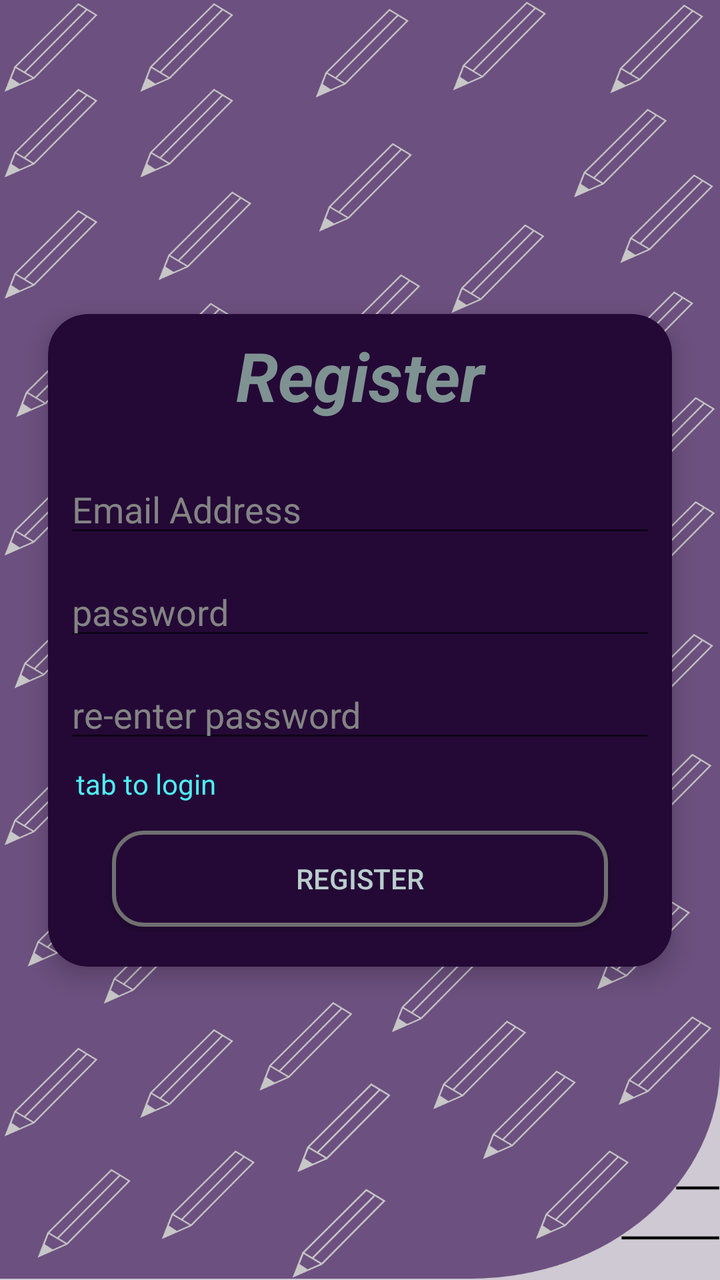
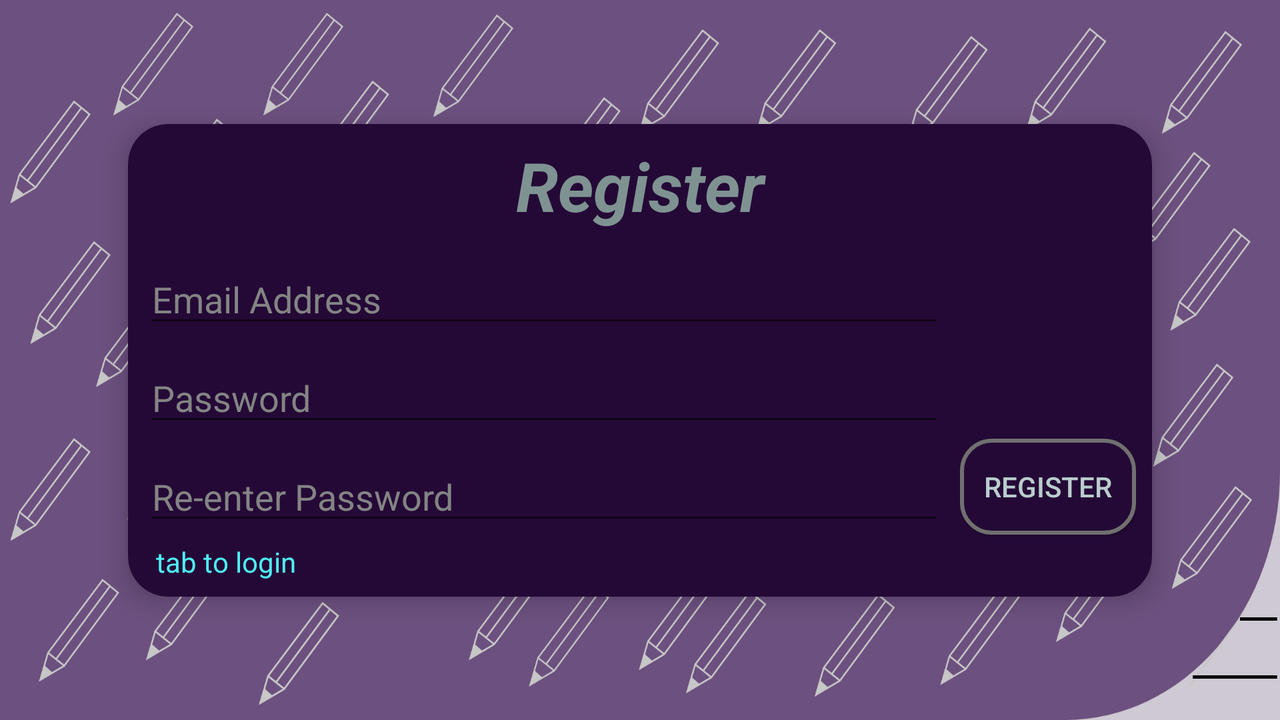

One screen, two layout resources from the same app: the default and the repository's alternative for another configuration. Each is rendered where Android would select it; the XML of both is given below.
<!-- AndroidManifest.xml: activity theme NoAppBarTheme -->
<!-- res/layout/activity_register.xml -->
<?xml version="1.0" encoding="utf-8"?>
<androidx.constraintlayout.widget.ConstraintLayout xmlns:android="http://schemas.android.com/apk/res/android"
    xmlns:app="http://schemas.android.com/apk/res-auto"
    xmlns:card_view="http://schemas.android.com/apk/res-auto"
    xmlns:tools="http://schemas.android.com/tools"
    android:layout_width="match_parent"
    android:layout_height="match_parent"
    android:background="@drawable/loginregister"
    tools:context=".RegisterActivity">

    <androidx.cardview.widget.CardView
        android:id="@+id/cardView"
        android:layout_width="match_parent"
        android:layout_height="wrap_content"
        android:layout_marginHorizontal="24dp"
        app:cardBackgroundColor="@color/colorPrimaryDark"
        app:layout_constraintBottom_toBottomOf="parent"
        app:layout_constraintEnd_toEndOf="parent"
        app:layout_constraintStart_toStartOf="parent"
        app:layout_constraintTop_toTopOf="parent"
        card_view:cardCornerRadius="20dp"
        card_view:cardElevation="7dp"
        card_view:contentPadding="8dp">

        <androidx.constraintlayout.widget.ConstraintLayout
            android:id="@+id/innerConstraintLayout"
            android:layout_width="match_parent"
            android:layout_height="wrap_content"
            android:background="@color/colorPrimaryDark">

            <TextView
                android:id="@+id/register_TextView"
                android:layout_width="0dp"
                android:layout_height="wrap_content"
                android:text="Register"
                android:textAlignment="center"
                android:textColor="#7F9292"
                android:textSize="34sp"
                android:textStyle="bold|italic"
                app:layout_constraintEnd_toEndOf="parent"
                app:layout_constraintStart_toStartOf="parent"
                app:layout_constraintTop_toTopOf="parent" />

            <EditText
                android:id="@+id/register_email_view"
                android:layout_width="0dp"
                android:layout_height="wrap_content"
                android:layout_marginTop="22dp"
                android:ems="10"
                android:textColor="#BACDCD"
                android:textColorHint="#838484"
                android:inputType="textEmailAddress"
                android:hint="Email Address"
                app:layout_constraintEnd_toEndOf="@+id/register_TextView"
                app:layout_constraintStart_toStartOf="@+id/register_TextView"
                app:layout_constraintTop_toBottomOf="@+id/register_TextView" />

            <EditText
                android:id="@+id/register_password_view"
                android:layout_width="0dp"
                android:layout_height="wrap_content"
                android:layout_marginTop="10dp"
                android:ems="10"
                android:textColor="#BACDCD"
                android:textColorHint="#838484"
                android:inputType="textPassword"
                android:hint="password"
                app:layout_constraintEnd_toEndOf="@+id/register_email_view"
                app:layout_constraintStart_toStartOf="@+id/register_email_view"
                app:layout_constraintTop_toBottomOf="@+id/register_email_view" />

            <EditText
                android:id="@+id/register_confirm_password_view"
                android:layout_width="0dp"
                android:layout_height="wrap_content"
                android:layout_marginTop="10dp"
                android:ems="10"
                android:textColor="#BACDCD"
                android:textColorHint="#838484"
                android:inputType="textPassword"
                android:hint="re-enter password"
                app:layout_constraintEnd_toEndOf="@+id/register_password_view"
                app:layout_constraintStart_toStartOf="@+id/register_password_view"
                app:layout_constraintTop_toBottomOf="@+id/register_password_view" />

            <TextView
                android:id="@+id/login_link"
                android:layout_width="wrap_content"
                android:layout_height="wrap_content"
                android:layout_marginStart="6dp"
                android:layout_marginTop="6dp"
                android:onClick="loginLinkClicked"
                android:text="tab to login"
                android:textColor="#4EEFF2"
                app:layout_constraintStart_toStartOf="parent"
                app:layout_constraintTop_toBottomOf="@+id/register_confirm_password_view" />

            <Button
                android:id="@+id/register_button"
                android:layout_width="0dp"
                android:layout_height="wrap_content"
                android:layout_marginHorizontal="24dp"
                android:layout_marginTop="14dp"
                android:background="@drawable/authentication_button_design"
                android:text="Register"
                android:onClick="RegisterButtonClicked"
                android:textColor="#BACDCD"
                app:layout_constraintBottom_toBottomOf="parent"
                app:layout_constraintEnd_toEndOf="parent"
                app:layout_constraintStart_toStartOf="parent"
                android:layout_marginBottom="12dp"
                app:layout_constraintTop_toBottomOf="@+id/login_link" />

            <ProgressBar
                android:id="@+id/progressBar"
                style="?android:attr/progressBarStyle"
                android:layout_width="wrap_content"
                android:layout_height="wrap_content"
                android:layout_marginTop="8dp"
                app:layout_constraintBottom_toBottomOf="parent"
                app:layout_constraintEnd_toEndOf="@+id/register_button"
                app:layout_constraintStart_toStartOf="@+id/register_button"
                app:layout_constraintTop_toBottomOf="@+id/login_link"
                android:visibility="gone"/>

        </androidx.constraintlayout.widget.ConstraintLayout>

    </androidx.cardview.widget.CardView>


</androidx.constraintlayout.widget.ConstraintLayout>
<!-- resources referenced by this layout -->
<resources>
  <color name="colorPrimaryDark">#240936</color>
  <!-- drawable authentication_button_design (drawable) -->
  <?xml version="1.0" encoding="utf-8"?>
  <shape xmlns:android="http://schemas.android.com/apk/res/android">
  
      <solid
          android:color="@color/colorPrimaryDark"/>
  
      <corners
          android:radius="15dp"/>
  
      <stroke
          android:width="2dp"
          android:color="#707070"
          />
  
  </shape>
  <!-- drawable loginregister: png bitmap (drawable-hdpi, 178250 bytes) -->
  <style name="NoAppBarTheme" parent="Theme.AppCompat.Light.NoActionBar">
          
          <item name="colorPrimary">@color/colorPrimary</item>
          <item name="colorPrimaryDark">@color/colorPrimaryDark</item>
          <item name="colorAccent">@color/colorAccent</item>
      </style>
  <color name="colorPrimary">#4B355A</color>
  <color name="colorAccent">#DFD8E3</color>
</resources>
<!-- res/layout-land/activity_register.xml (the repository's variant of the layout above) -->
<!-- drawn on the phone turned sideways -->
<?xml version="1.0" encoding="utf-8"?>
<androidx.constraintlayout.widget.ConstraintLayout xmlns:android="http://schemas.android.com/apk/res/android"
    xmlns:app="http://schemas.android.com/apk/res-auto"
    xmlns:card_view="http://schemas.android.com/apk/res-auto"
    xmlns:tools="http://schemas.android.com/tools"
    android:layout_width="match_parent"
    android:layout_height="match_parent"
    android:background="@drawable/loginregisterland"
    tools:context=".RegisterActivity">

    <androidx.cardview.widget.CardView
        android:id="@+id/cardView"
        android:layout_width="match_parent"
        android:layout_height="wrap_content"
        android:layout_marginHorizontal="64dp"
        android:layout_marginVertical="8dp"
        app:cardBackgroundColor="@color/colorPrimaryDark"
        app:layout_constraintBottom_toBottomOf="parent"
        app:layout_constraintEnd_toEndOf="parent"
        app:layout_constraintStart_toStartOf="parent"
        app:layout_constraintTop_toTopOf="parent"
        card_view:cardCornerRadius="20dp"
        card_view:cardElevation="7dp"
        card_view:contentPadding="8dp">

        <androidx.constraintlayout.widget.ConstraintLayout
            android:id="@+id/innerConstraintLayout"
            android:layout_width="match_parent"
            android:layout_height="wrap_content"
            android:background="@color/colorPrimaryDark">

            <TextView
                android:id="@+id/register_TextView"
                android:layout_width="0dp"
                android:layout_height="wrap_content"
                android:text="Register"
                android:textAlignment="center"
                android:textColor="#7F9292"
                android:textSize="34sp"
                android:textStyle="bold|italic"
                app:layout_constraintEnd_toEndOf="parent"
                app:layout_constraintStart_toStartOf="parent"
                app:layout_constraintTop_toTopOf="parent" />

            <EditText
                android:id="@+id/register_email_view"
                android:layout_width="0dp"
                android:layout_height="wrap_content"
                android:layout_marginTop="12dp"
                android:layout_marginEnd="8dp"
                android:ems="10"
                android:hint="Email Address"
                android:inputType="textEmailAddress"
                android:textColor="#BACDCD"
                android:textColorHint="#838484"
                app:layout_constraintEnd_toStartOf="@+id/register_button"
                app:layout_constraintStart_toStartOf="@+id/register_TextView"
                app:layout_constraintTop_toBottomOf="@+id/register_TextView" />

            <EditText
                android:id="@+id/register_password_view"
                android:layout_width="0dp"
                android:layout_height="wrap_content"
                android:layout_marginTop="8dp"
                android:ems="10"
                android:hint="Password"
                android:inputType="textPassword"
                android:textColor="#BACDCD"
                android:textColorHint="#838484"
                app:layout_constraintEnd_toEndOf="@+id/register_email_view"
                app:layout_constraintStart_toStartOf="@+id/register_email_view"
                app:layout_constraintTop_toBottomOf="@+id/register_email_view" />

            <EditText
                android:id="@+id/register_confirm_password_view"
                android:layout_width="0dp"
                android:layout_height="wrap_content"
                android:layout_marginTop="8dp"
                android:ems="10"
                android:hint="Re-enter Password"
                android:inputType="textPassword"
                android:textColor="#BACDCD"
                android:textColorHint="#838484"
                app:layout_constraintEnd_toEndOf="@+id/register_password_view"
                app:layout_constraintStart_toStartOf="@+id/register_password_view"
                app:layout_constraintTop_toBottomOf="@+id/register_password_view" />

            <TextView
                android:id="@+id/login_link"
                android:layout_width="wrap_content"
                android:layout_height="wrap_content"
                android:layout_marginStart="6dp"
                android:layout_marginTop="4dp"
                android:layout_marginBottom="0dp"
                android:onClick="loginLinkClicked"
                android:text="tab to login"
                android:textColor="#4EEFF2"
                app:layout_constraintBottom_toBottomOf="parent"
                app:layout_constraintStart_toStartOf="parent"
                app:layout_constraintTop_toBottomOf="@+id/register_confirm_password_view" />

            <Button
                android:id="@+id/register_button"
                android:layout_width="0dp"
                android:layout_height="wrap_content"
                android:background="@drawable/authentication_button_design"
                android:onClick="RegisterButtonClicked"
                android:text="Register"
                android:textColor="#BACDCD"
                app:layout_constraintBottom_toBottomOf="@+id/register_confirm_password_view"
                app:layout_constraintEnd_toEndOf="parent" />

            <ProgressBar
                android:id="@+id/progressBar"
                style="?android:attr/progressBarStyle"
                android:layout_width="wrap_content"
                android:layout_height="wrap_content"
                app:layout_constraintBottom_toBottomOf="@+id/register_confirm_password_view"
                app:layout_constraintEnd_toEndOf="parent"
                app:layout_constraintStart_toEndOf="@+id/register_confirm_password_view"
                android:visibility="gone"/>

        </androidx.constraintlayout.widget.ConstraintLayout>

    </androidx.cardview.widget.CardView>


</androidx.constraintlayout.widget.ConstraintLayout>
<!-- resources referenced by the variant -->
<!-- as the phone turned sideways resolves them -->
<resources>
  <color name="colorPrimaryDark">#240936</color>
  <!-- drawable authentication_button_design (drawable) -->
  <?xml version="1.0" encoding="utf-8"?>
  <shape xmlns:android="http://schemas.android.com/apk/res/android">
  
      <solid
          android:color="@color/colorPrimaryDark"/>
  
      <corners
          android:radius="15dp"/>
  
      <stroke
          android:width="2dp"
          android:color="#707070"
          />
  
  </shape>
  <!-- drawable loginregisterland: png bitmap (drawable-hdpi, 167077 bytes) -->
  <style name="NoAppBarTheme" parent="Theme.AppCompat.Light.NoActionBar">
          
          <item name="colorPrimary">@color/colorPrimary</item>
          <item name="colorPrimaryDark">@color/colorPrimaryDark</item>
          <item name="colorAccent">@color/colorAccent</item>
      </style>
  <color name="colorPrimary">#4B355A</color>
  <color name="colorAccent">#DFD8E3</color>
</resources>
